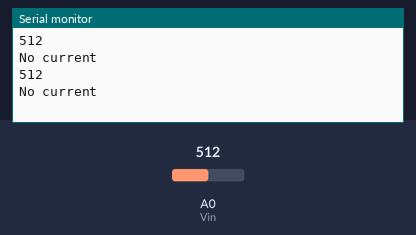
The sketch below on a simulated Arduino Uno, built with avr-gcc and run on an emulated ATmega328P. On the bench: the last lines printed to the serial monitor. The inputs (shaded band) are chosen by the test bench; at power-on: A0 (Vin) = 512.

Above: at 1.2 s.
1.3 s: A0 (Vin) set to 540
At 2.4 s:
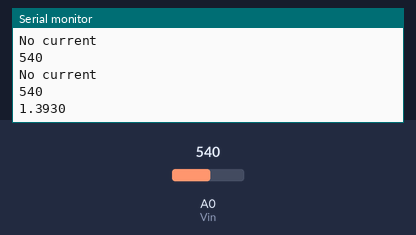
2.8 s: A0 (Vin) set to 511
At 3.6 s:
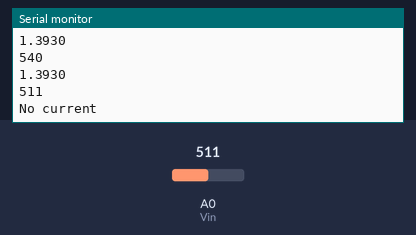
Timing chart, 0 to 5.8 s (numbered marks = the images above; inputs shaded):
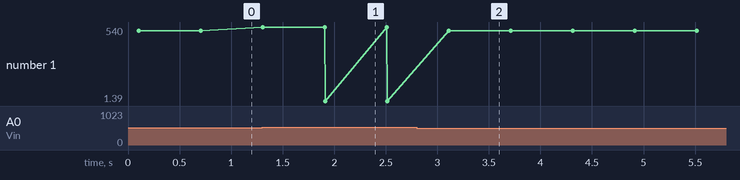

The sketch:

currentsensor.ino
```cpp
#define Vin A0
float Vcc = 5.0;
float sensitivity = 0.1000; // 0.100 for 20A and 0.66 for 30A;
float V0out = 0.5*Vcc; // 0 current output voltage from the sensor;
float Voltage;
float Icutoff = 0.5000;
void setup() {
  // put your setup code here, to run once:
  Serial.begin(9600); // this is to initialize the serial monitor, so that we can see out results;
}

void loop() {
  // put your main code here, to run repeatedly:
  float analogAvg = 0;

  for (int i = 0 ; i<10 ; i++)
  {
    analogAvg = analogAvg + analogRead(Vin);
    delay(10);
  }
  float rawVoltage = (5.0000*analogAvg)/10230.0000; // this will read the voltage from the sensor and will give us a raw voltage;
  Voltage = rawVoltage - V0out ; // error factors (0.011 and 0.019);
  float current = Voltage / sensitivity;

  if(abs(current) > Icutoff)// checking the absolute value of the current;
  {
    Serial.println(analogRead(Vin));
    // Serial.println(rawVoltage,4);
    // Serial.println(Voltage,4);
    Serial.println(current,4);
  }
  else
  {
    Serial.println(analogRead(Vin));
    // Serial.println(rawVoltage,4);
    // Serial.println(Voltage,4);
    Serial.println("No current");
  }
  delay(500); // to give delay of 500ms before running the loop again;
}
```

Measured:
- the behaviour switches between 521 and 522 on A0 (Vin) (found by bisection; images 0 and 1)
- after the input at 1.3 s, the serial monitor: prints a new line at once (image 1)
- after the input at 2.8 s, the serial monitor: prints a new line after 0.31 s (image 2)
- plotted number 1: 512 → 1.39 after the input at 1.3 s, 1.39 → 511 after the input at 2.8 s
